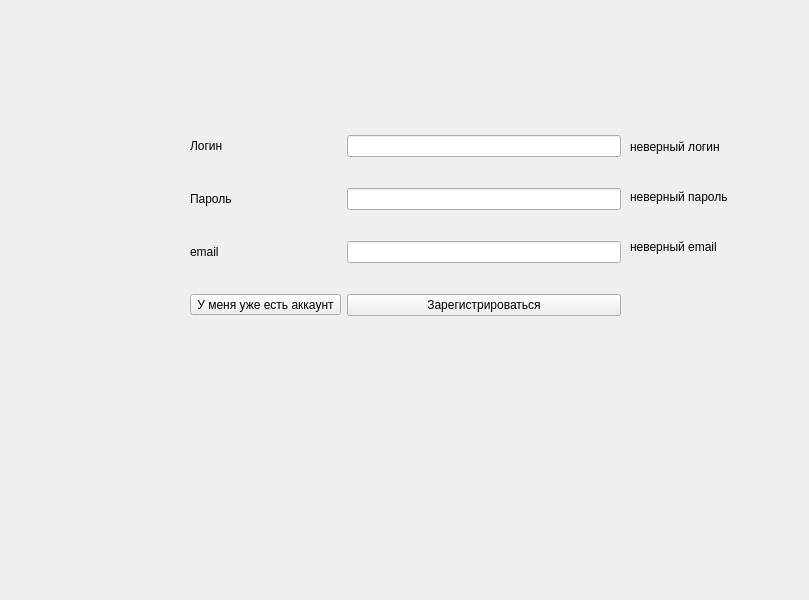
<?xml version="1.0" encoding="UTF-8"?>
<ui version="4.0">
 <class>Widget</class>
 <widget class="QWidget" name="Widget">
  <property name="geometry">
   <rect>
    <x>0</x>
    <y>0</y>
    <width>809</width>
    <height>600</height>
   </rect>
  </property>
  <property name="windowTitle">
   <string>Widget</string>
  </property>
  <widget class="QWidget" name="gridLayoutWidget">
   <property name="geometry">
    <rect>
     <x>180</x>
     <y>100</y>
     <width>441</width>
     <height>241</height>
    </rect>
   </property>
   <layout class="QGridLayout" name="gridLayout_2">
    <property name="leftMargin">
     <number>10</number>
    </property>
    <property name="topMargin">
     <number>10</number>
    </property>
    <item row="0" column="1">
     <widget class="QLineEdit" name="lineEdit_login"/>
    </item>
    <item row="1" column="1">
     <widget class="QLineEdit" name="lineEdit_password">
      <property name="echoMode">
       <enum>QLineEdit::EchoMode::Password</enum>
      </property>
     </widget>
    </item>
    <item row="1" column="0">
     <widget class="QLabel" name="label_password">
      <property name="text">
       <string>Пароль</string>
      </property>
     </widget>
    </item>
    <item row="3" column="1">
     <widget class="QPushButton" name="pushButton_reg">
      <property name="text">
       <string>Зарегистрироваться</string>
      </property>
     </widget>
    </item>
    <item row="0" column="0">
     <widget class="QLabel" name="label_login">
      <property name="text">
       <string>Логин</string>
      </property>
      <property name="alignment">
       <set>Qt::AlignmentFlag::AlignLeading|Qt::AlignmentFlag::AlignLeft|Qt::AlignmentFlag::AlignVCenter</set>
      </property>
     </widget>
    </item>
    <item row="2" column="1">
     <widget class="QLineEdit" name="lineEdit_email"/>
    </item>
    <item row="2" column="0">
     <widget class="QLabel" name="label_email">
      <property name="text">
       <string>email</string>
      </property>
     </widget>
    </item>
    <item row="3" column="0">
     <widget class="QToolButton" name="toolButton_auth">
      <property name="text">
       <string>У меня уже есть аккаунт</string>
      </property>
     </widget>
    </item>
   </layout>
  </widget>
  <widget class="QLabel" name="label_wrong_email">
   <property name="geometry">
    <rect>
     <x>630</x>
     <y>240</y>
     <width>149</width>
     <height>21</height>
    </rect>
   </property>
   <property name="layoutDirection">
    <enum>Qt::LayoutDirection::LeftToRight</enum>
   </property>
   <property name="text">
    <string>неверный email</string>
   </property>
   <property name="alignment">
    <set>Qt::AlignmentFlag::AlignLeading|Qt::AlignmentFlag::AlignLeft|Qt::AlignmentFlag::AlignTop</set>
   </property>
  </widget>
  <widget class="QLabel" name="label_wrong_password">
   <property name="geometry">
    <rect>
     <x>630</x>
     <y>190</y>
     <width>149</width>
     <height>21</height>
    </rect>
   </property>
   <property name="layoutDirection">
    <enum>Qt::LayoutDirection::LeftToRight</enum>
   </property>
   <property name="text">
    <string>неверный пароль</string>
   </property>
   <property name="alignment">
    <set>Qt::AlignmentFlag::AlignLeading|Qt::AlignmentFlag::AlignLeft|Qt::AlignmentFlag::AlignTop</set>
   </property>
  </widget>
  <widget class="QLabel" name="label_wrong_login">
   <property name="enabled">
    <bool>true</bool>
   </property>
   <property name="geometry">
    <rect>
     <x>630</x>
     <y>140</y>
     <width>131</width>
     <height>21</height>
    </rect>
   </property>
   <property name="layoutDirection">
    <enum>Qt::LayoutDirection::LeftToRight</enum>
   </property>
   <property name="text">
    <string>неверный логин</string>
   </property>
   <property name="alignment">
    <set>Qt::AlignmentFlag::AlignLeading|Qt::AlignmentFlag::AlignLeft|Qt::AlignmentFlag::AlignTop</set>
   </property>
  </widget>
 </widget>
 <resources/>
 <connections/>
</ui>
